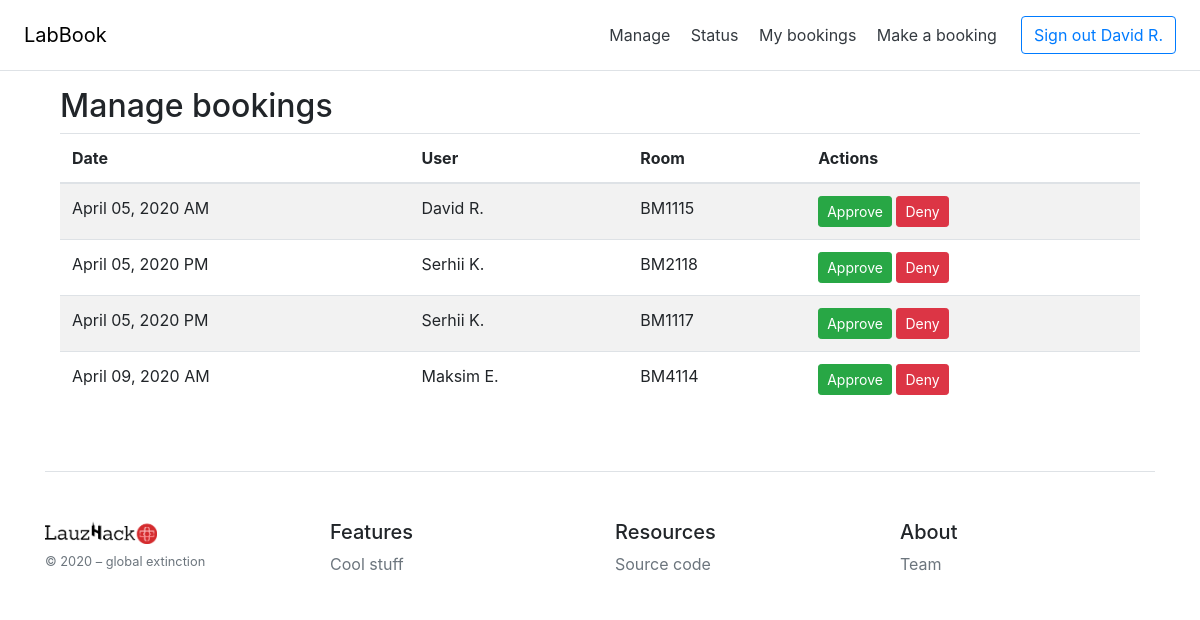
The page /manage/ (signed in) on the database as committed earlier.
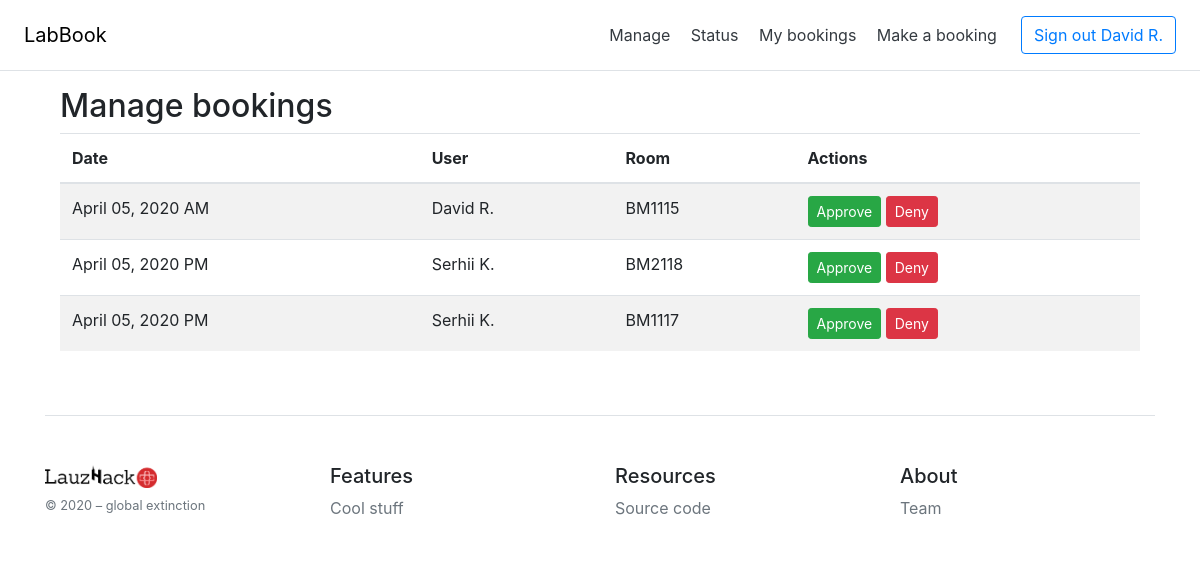
The same page on the database as committed later.
### app/models.py (models this page shows, shortened)
class BaseModel(Model):
    class Meta:
        database = db

class Booking(BaseModel):
    id = IntegerField(primary_key=True)
    when = CharField()
    status = CharField()
    who = ForeignKeyField(User, to_field='id', related_name="user")
    room = ForeignKeyField(Room, to_field='id', related_name="room")

class User(UserMixin, BaseModel):
    id = IntegerField(primary_key=True)
    email = CharField(index=True, unique=True)
    name = CharField(index=True)
    password_hash = CharField()

class Room(BaseModel):
    id = IntegerField(primary_key=True)
    name = CharField(index=True, unique=True)
    floor = IntegerField()
    building = CharField()

### app/routes.py (the view)
@login_required
@app.route('/manage/')
def manage():
    bookings = get_pending_bookings()
    return render_template('manage.html', bookings=bookings, user_name=current_user.name, prettify_when=prettify_when)

### app/database.py (called while the page is built)
def get_pending_bookings(sort_by='booking_id'):
    query = Booking.select().where(Booking.status == 'pending')
    if sort_by == 'when':
        query_sorted = query.order_by(Booking.when)
    else:
        query_sorted = query
    pending_bookings = [model_to_dict(c) for c in query_sorted]
    return pending_bookings

def prettify_date(date):
    return datetime.strptime(date, '%Y-%m-%d').strftime('%B %d, %Y')

def prettify_when(when):
    date = '-'.join(when.split('-')[0:3])
    return prettify_date(date)+" "+when.split('-')[-1]

### app/models.py (called while the page is built)
@login.user_loader
def load_user(id):
    return User.select().where(User.id==int(id)).get()

### app/templates/manage.html (shortened to what this page needs)
{% extends 'base.html' %}
{% block content %}
<div class="container">
    <div class="row">
        <div class="col-md-12">
            <h2>Manage bookings</h2>
            {% if not bookings %}
                <p>There are no requested bookings.</p>
            {% else %}
                <table class="table table-striped">
                    <thead>
                        <tr>
                            <th>Date</th>
                            <th>User</th>
                            <th>Room</th>
                            <th>Actions</th>
                        </tr>
                    </thead>
                    <tbody>
                        {% for booking in bookings %}
                            <tr>
                                <td>{{prettify_when(booking['when'])}}</td>
                                <td>{{ booking['who']['name'] }}</td>
                                <td>{{ booking['room']['name'] }}</td>
                                <td>
                                    <a type="button" class="btn btn-success btn-sm" href="/approve-booking/{{booking['id']}}/">Approve</a>
                                    <a type="button" class="btn btn-danger btn-sm" href="/deny-booking/{{booking['id']}}/">Deny</a>
                                </td>
                            </tr>
                        {% endfor %}
                    </tbody>
                </table>
            {% endif %}
        </div>
    </div>
</div>
{% endblock %}

Rows that differ between the two databases and show on the page:
removed Booking: when "April 09, 2020 AM", who.name "Maksim E.", room.name "BM4114"
